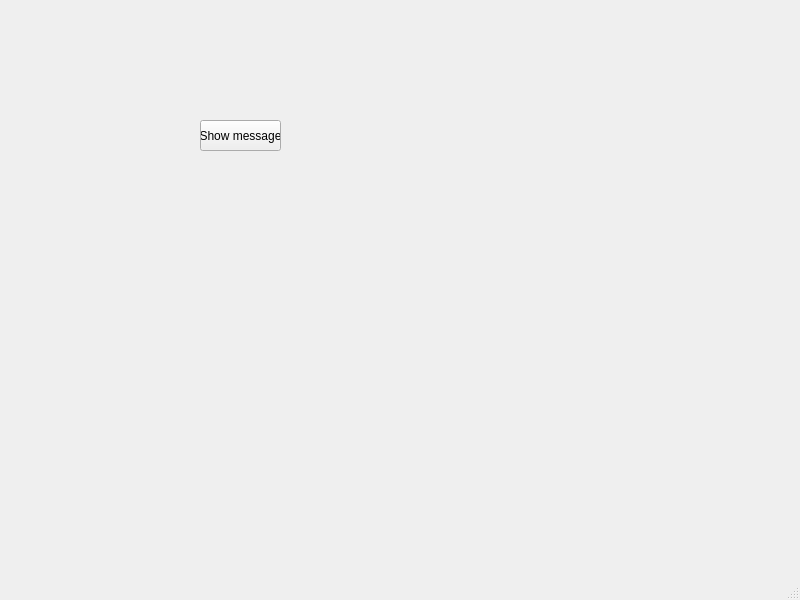
<?xml version="1.0" encoding="UTF-8"?>
<ui version="4.0">
 <class>MainWindow</class>
 <widget class="QMainWindow" name="MainWindow">
  <property name="geometry">
   <rect>
    <x>0</x>
    <y>0</y>
    <width>800</width>
    <height>600</height>
   </rect>
  </property>
  <property name="windowTitle">
   <string>MainWindow</string>
  </property>
  <widget class="QWidget" name="centralwidget">
   <widget class="QPushButton" name="pushButton">
    <property name="geometry">
     <rect>
      <x>200</x>
      <y>120</y>
      <width>81</width>
      <height>31</height>
     </rect>
    </property>
    <property name="text">
     <string>Show message</string>
    </property>
   </widget>
  </widget>
  <widget class="QMenuBar" name="menubar">
   <property name="geometry">
    <rect>
     <x>0</x>
     <y>0</y>
     <width>800</width>
     <height>21</height>
    </rect>
   </property>
  </widget>
  <widget class="QStatusBar" name="statusbar"/>
 </widget>
 <resources/>
 <connections/>
</ui>
